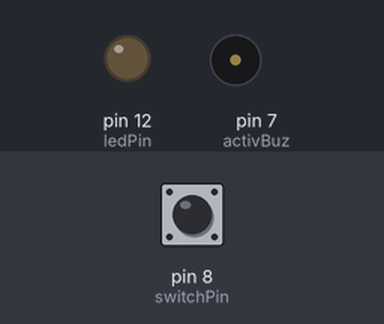
Bench run of a sketch on a simulated Arduino Uno, built with avr-gcc and run on an emulated ATmega328P. On the bench: output pins drawn as LEDs (lit = HIGH), buzzer (waves = sounding). The inputs (shaded band) are chosen by the test bench; at power-on: pin 8 (switchPin) LOW.

Above: at 1.2 s.
1.3 s: pin 8 (switchPin) pulled HIGH for 0.15 s
At 1.6 s:
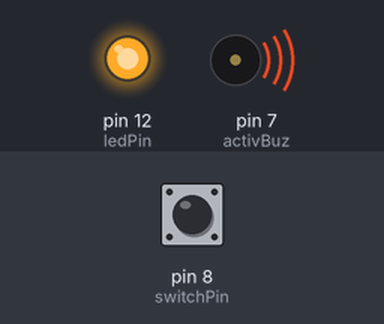
3.4 s: pin 8 (switchPin) pulled HIGH for 3.2 s
At 8.4 s:
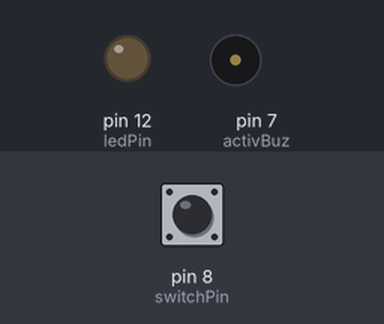
Timing chart, 0 to 9.9 s (numbered marks = the images above; inputs shaded):
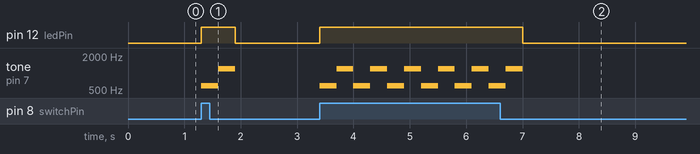

Measured:
- after the input at 1.3 s, pin 12 (ledPin): LOW → HIGH at once, → LOW 0.60 s later; tone on pin 7 (activBuz): silent → 600 Hz at once, → 1200 Hz 0.30 s later, → silent 0.30 s later
- after the input at 3.4 s, pin 12 (ledPin): LOW → HIGH at once, → LOW 3.6 s later; tone on pin 7 (activBuz): silent → 600 Hz at once, then repeats every 0.60 s: 1200 Hz 0.30 s, 600 Hz 0.30 s, until it stays silent from 7.0 s

The sketch:

diod_button_simpleZam_actBuzzer.ino
```cpp
/* светодиод с кнопкой. кнопка просто замыкает цепь
*/

int switchPin = 8; //контакт к которму подключена кнопка

int ledPin = 12;  //контакт к которму подключен светодиод
int activBuz = 7; // активный динамик

void setup()
{
  pinMode(switchPin, INPUT);
  pinMode(ledPin, OUTPUT);
  pinMode(activBuz, OUTPUT);
}

void loop()
{
  if (digitalRead(switchPin) == HIGH) // если считываем с 8 контакта 1
  {
    digitalWrite(ledPin, HIGH);       // то считаем, что на 12м контакте (диоде) 1
//    digitalWrite(activBuz, HIGH);
    tone(activBuz, 600);
    delay(300);
//    tone(activBuz, 800);
//    delay(300);
    tone(activBuz, 1200);
    delay(300);
  }
  else
  {
    digitalWrite(ledPin, LOW);        // иначе на 12м 0 (он выключен)
    noTone(activBuz);
  }

}
```
